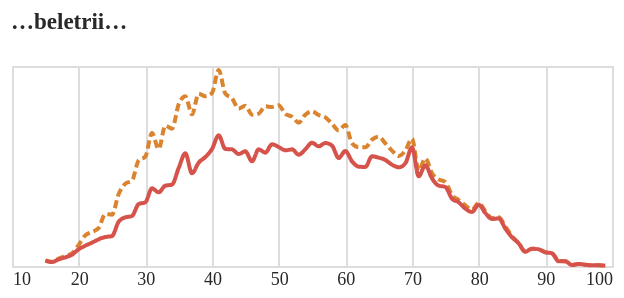

This figure's notebook cell:
### Code cell
tvar2 = alt.Chart(do_grafu_prozaici.to_pandas(), width=300, height=100, title="…beletrii…").mark_line(interpolate="monotone").encode(
    alt.X('vek:Q').axis(domain=False, tickSize=0, title=None),
    alt.Y('len:Q').stack('zero').axis(None),
    alt.Color('obdobi:N', sort=['2000-2020','1800-1838'], scale=alt.Scale(range=['#D6534B', '#DB842F']), legend=None),
    alt.StrokeDash('obdobi:N', sort=['2000-2020','1800-1838'], legend=None)
)

tvar2

### Figure 1 — Vega-Lite specification as saved in the notebook (floating-point values rounded to 4 significant figures; data arrays with more than 128 entries replaced by an {"elided": "..."} marker saying what was removed)
{"config": {"title": {"font": "Noticia Text", "fontSize": 11.5, "anchor": "start", "lineHeight": 19, "fontWeight": "bolder", "subtitleFont": "Noticia Text", "subtitleFontSize": 10, "subtitleLineHeight": 15, "subtitlePadding": 10, "dy": -10, "color": "#292829", "subtitleColor": "#292829"}, "axis": {"labelFont": "Asap", "titleFont": "Asap", "fontWeight": "lighter", "titleFontWeight": "lighter", "labelFontSize": 9, "titleFontSize": 9, "labelPadding": 2, "titlePadding": 9, "domainOpacity": 0, "tickColor": "#DCDDD6", "labelColor": "#292829"}, "legend": {"labelFont": "Asap", "labelFontWeight": "normal", "titleFont": "Asap", "titleFontWeight": "normal", "labelFontSize": 9, "titleFontSize": 9, "labelColor": "#292829"}}, "data": {"name": "data-3e32d71bda8df247dc8ed08f7382fb26"}, "mark": {"type": "line", "interpolate": "monotone"}, "encoding": {"color": {"field": "obdobi", "legend": null, "scale": {"range": ["#D6534B", "#DB842F"]}, "sort": ["2000-2020", "1800-1838"], "type": "nominal"}, "strokeDash": {"field": "obdobi", "legend": null, "sort": ["2000-2020", "1800-1838"], "type": "nominal"}, "x": {"axis": {"domain": false, "tickSize": 0, "title": null}, "field": "vek", "type": "quantitative"}, "y": {"axis": null, "field": "len", "stack": "zero", "type": "quantitative"}}, "height": 100, "title": "…beletrii…", "width": 300, "$schema": "https://vega.github.io/schema/vega-lite/v5.8.0.json", "datasets": {"data-3e32d71bda8df247dc8ed08f7382fb26": {"elided": "158 records"}}}
